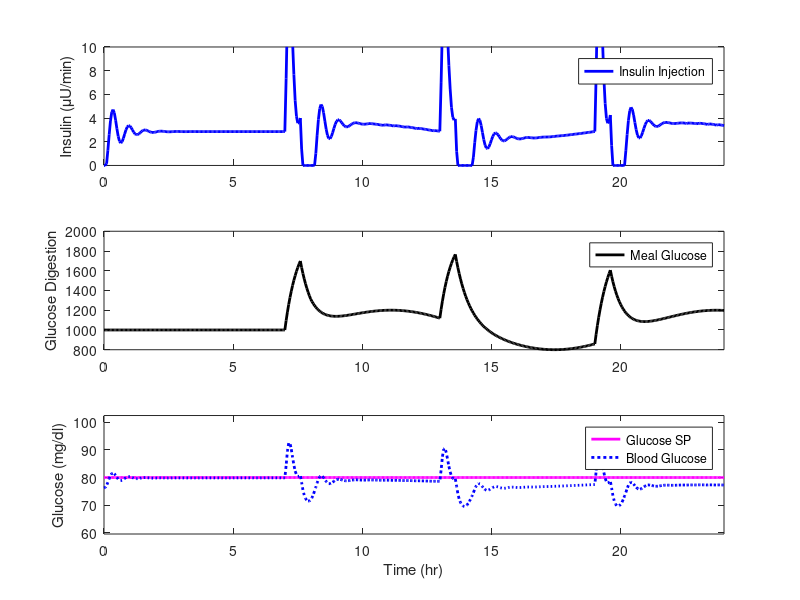

MATLAB code for this plot:
load data.mat

time  = diabetic(1,:);
glucose_sp = diabetic(2,:);
insulin = diabetic(3,:);
meals = diabetic(4,:);
glucose = diabetic(5,:);

figure(1)
hold off

subplot(3,1,1)
hold off
plot(time,insulin,'b-','LineWidth',2)
axis([min(time) max(time) 0 10]);
legend('Insulin Injection')
ylabel('Insulin (\muU/min)')

subplot(3,1,2)
hold off
plot(time,meals,'k-','LineWidth',2)
legend('Meal Glucose')
axis([min(time) max(time) 800 2000]);
ylabel('Glucose Digestion')

subplot(3,1,3)
hold off
plot(time,glucose_sp,'m-','LineWidth',2)
hold on
plot(time,glucose,'b:','LineWidth',2)
legend('Glucose SP','Blood Glucose')
axis([min(time) max(time) ...
    min(min(glucose),min(glucose_sp))-10 ...
    max(max(glucose),max(glucose_sp))+10]);
ylabel('Glucose (mg/dl)')
xlabel('Time (hr)')


% save data to text file
data = diabetic';

save -ascii 'data.txt' data